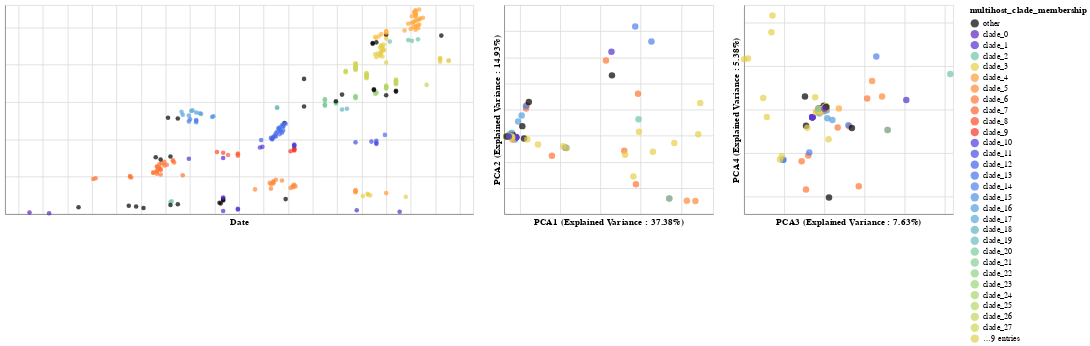

Notebook code cell kept with this figure:
### Code cell
list_of_chart = linking_tree_with_plots_brush(merged_pca_df,['pca1','pca2','pca3','pca4', 'pca5', 'pca6'],
                                         ['PCA1 (Explained Variance : {}%'.format(round(explained_variance_PCA[0]*100,2)) + ")",
                                          'PCA2 (Explained Variance : {}%'.format(round(explained_variance_PCA[1]*100,2)) + ")",
                                          'PCA3 (Explained Variance : {}%'.format(round(explained_variance_PCA[2]*100,2)) + ")",
                                          'PCA4 (Explained Variance : {}%'.format(round(explained_variance_PCA[3]*100,2)) + ")",
                                          'PCA5 (Explained Variance : {}%'.format(round(explained_variance_PCA[4]*100,2)) + ")",
                                          'PCA6 (Explained Variance : {}%'.format(round(explained_variance_PCA[5]*100,2)) + ")"],
                                         "multihost_clade_membership:N",['strain', "host"], domain, range_)
chart_pca = list_of_chart[0]|list_of_chart[1]|list_of_chart[2]

chart_pca

### Figure 1 — Vega-Lite specification as saved in the notebook (floating-point values rounded to 4 significant figures; data arrays with more than 128 entries replaced by an {"elided": "..."} marker saying what was removed)
{"config": {"view": {"continuousWidth": 400, "continuousHeight": 300}}, "hconcat": [{"mark": "circle", "encoding": {"color": {"condition": {"type": "nominal", "field": "multihost_clade_membership", "scale": {"domain": ["other", "clade_0", "clade_1", "clade_2", "clade_3", "clade_4", "clade_5", "clade_6", "clade_7", "clade_8", "clade_9", "clade_10", "clade_11", "clade_12", "clade_13", "clade_14", "clade_15", "clade_16", "clade_17", "clade_18", "clade_19", "clade_20", "clade_21", "clade_22", "clade_23", "clade_24", "clade_25", "clade_26", "clade_27", "clade_28", "clade_29", "clade_30", "clade_31", "clade_32", "clade_33", "clade_34", "clade_35", "clade_36"], "range": ["#000000", "#5c22be", "#5330cd", "#71c4ac", "#e7cf4b", "#ff9a3c", "#ff8939", "#ff7535", "#ff6131", "#fd4b2c", "#f93529", "#4b3ddb", "#474ee3", "#4760e9", "#4971eb", "#4b82e9", "#4f92e5", "#549fdc", "#5aabd3", "#61b4c6", "#68bdba", "#7bca9d", "#86ce91", "#91d283", "#9dd478", "#aad66d", "#b6d764", "#c3d65c", "#cfd555", "#dcd34f", "#e7cf4b", "#f9c244", "#ffb642", "#ffaa3f", "#000000", "#5c22be", "#5330cd", "#71c4ac"]}, "selection": "selector005"}, "value": "gray"}, "tooltip": [{"type": "nominal", "field": "strain"}, {"type": "nominal", "field": "host"}], "x": {"type": "quantitative", "axis": {"labels": false, "ticks": false}, "field": "date", "scale": {"domain": [2012.0, 2016.0]}, "title": "Date"}, "y": {"type": "quantitative", "axis": {"labels": false, "ticks": false}, "field": "y", "title": ""}}, "height": 250, "selection": {"selector005": {"type": "interval", "resolve": "global"}}, "width": 560}, {"mark": {"type": "circle", "size": 60}, "encoding": {"color": {"condition": {"type": "nominal", "field": "multihost_clade_membership", "scale": {"domain": ["other", "clade_0", "clade_1", "clade_2", "clade_3", "clade_4", "clade_5", "clade_6", "clade_7", "clade_8", "clade_9", "clade_10", "clade_11", "clade_12", "clade_13", "clade_14", "clade_15", "clade_16", "clade_17", "clade_18", "clade_19", "clade_20", "clade_21", "clade_22", "clade_23", "clade_24", "clade_25", "clade_26", "clade_27", "clade_28", "clade_29", "clade_30", "clade_31", "clade_32", "clade_33", "clade_34", "clade_35", "clade_36"], "range": ["#000000", "#5c22be", "#5330cd", "#71c4ac", "#e7cf4b", "#ff9a3c", "#ff8939", "#ff7535", "#ff6131", "#fd4b2c", "#f93529", "#4b3ddb", "#474ee3", "#4760e9", "#4971eb", "#4b82e9", "#4f92e5", "#549fdc", "#5aabd3", "#61b4c6", "#68bdba", "#7bca9d", "#86ce91", "#91d283", "#9dd478", "#aad66d", "#b6d764", "#c3d65c", "#cfd555", "#dcd34f", "#e7cf4b", "#f9c244", "#ffb642", "#ffaa3f", "#000000", "#5c22be", "#5330cd", "#71c4ac"]}, "selection": "selector005"}, "value": "gray"}, "tooltip": [{"type": "nominal", "field": "strain"}, {"type": "nominal", "field": "host"}], "x": {"type": "quantitative", "axis": {"labels": false, "ticks": false}, "field": "pca1", "title": "PCA1 (Explained Variance : 37.38%)"}, "y": {"type": "quantitative", "axis": {"labels": false, "ticks": false}, "field": "pca2", "title": "PCA2 (Explained Variance : 14.93%)"}}, "height": 250, "selection": {"selector005": {"type": "interval", "resolve": "global"}}, "width": 250}, {"mark": {"type": "circle", "size": 60}, "encoding": {"color": {"condition": {"type": "nominal", "field": "multihost_clade_membership", "scale": {"domain": ["other", "clade_0", "clade_1", "clade_2", "clade_3", "clade_4", "clade_5", "clade_6", "clade_7", "clade_8", "clade_9", "clade_10", "clade_11", "clade_12", "clade_13", "clade_14", "clade_15", "clade_16", "clade_17", "clade_18", "clade_19", "clade_20", "clade_21", "clade_22", "clade_23", "clade_24", "clade_25", "clade_26", "clade_27", "clade_28", "clade_29", "clade_30", "clade_31", "clade_32", "clade_33", "clade_34", "clade_35", "clade_36"], "range": ["#000000", "#5c22be", "#5330cd", "#71c4ac", "#e7cf4b", "#ff9a3c", "#ff8939", "#ff7535", "#ff6131", "#fd4b2c", "#f93529", "#4b3ddb", "#474ee3", "#4760e9", "#4971eb", "#4b82e9", "#4f92e5", "#549fdc", "#5aabd3", "#61b4c6", "#68bdba", "#7bca9d", "#86ce91", "#91d283", "#9dd478", "#aad66d", "#b6d764", "#c3d65c", "#cfd555", "#dcd34f", "#e7cf4b", "#f9c244", "#ffb642", "#ffaa3f", "#000000", "#5c22be", "#5330cd", "#71c4ac"]}, "selection": "selector005"}, "value": "gray"}, "tooltip": [{"type": "nominal", "field": "strain"}, {"type": "nominal", "field": "host"}], "x": {"type": "quantitative", "axis": {"labels": false, "ticks": false}, "field": "pca3", "title": "PCA3 (Explained Variance : 7.63%)"}, "y": {"type": "quantitative", "axis": {"labels": false, "ticks": false}, "field": "pca4", "title": "PCA4 (Explained Variance : 5.38%)"}}, "height": 250, "selection": {"selector005": {"type": "interval", "resolve": "global"}}, "width": 250}], "data": {"name": "data-5104a1b031c380d6a7bee16f34f60526"}, "$schema": "https://vega.github.io/schema/vega-lite/v4.8.1.json", "datasets": {"data-5104a1b031c380d6a7bee16f34f60526": {"elided": "274 records"}}}
